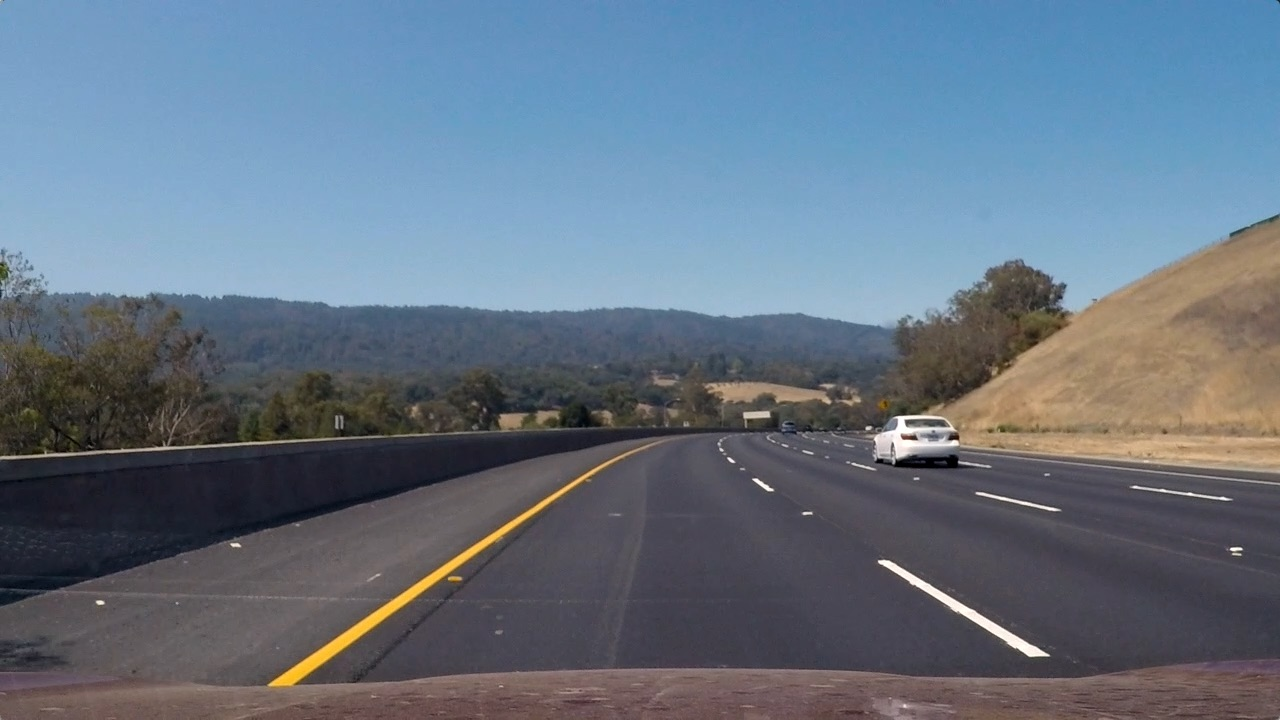
#> input picture lane_detection2/test/test3.jpg, 1280 x 720 px; the run also reads 1 picture not shown here
$ python main.py
#> lines starting #> are read from the running program, lines starting #| are printed output that depends on the picture; after the words box and inside, x2 and y2 are one past the last pixel; in counts of white or black regions, pixels touching at a corner belong together
### lane_detection2/preprocessing.py
import cv2
import numpy as np


def gray(image):
    return cv2.cvtColor(image, cv2.COLOR_BGR2GRAY)


def warp(image, draw_lines=False):
    height = image.shape[0]
    width = image.shape[1]

    #             szerokość wysokość
    src = np.float32([(550, 460),
                      (150, 720),
                      (1200, 720),
                      (770, 460)])

    dst = np.float32([(100, 0),
                      (100, 720),
                      (1100, 720),
                      (1100, 0)])

    # src = np.float32([[200, 460], [1150, 460], [436, 220], [913, 220]])
    # dst = np.float32([[300, 720], [1000, 720], [400, 0], [1200, 0]])

    if draw_lines:
        copy = np.copy(image)
        for i in range(src.shape[0]):
            x = src[i][0]
            y = src[i][1]
            if not i == src.shape[0]-1:
                x_1 = src[i+1][0]
                y_1 = src[i+1][1]
            else:
                x_1 = src[0][0]
                y_1 = src[0][1]
            text = cv2.putText(copy, f'{x}, {y}', (int(x-100), int(y-15)), cv2.FONT_HERSHEY_COMPLEX, 1, (255, 255, 255),
                               2, cv2.LINE_AA)
            copy = cv2.circle(text, (x, y), radius=0, color=(0, 0, 255), thickness=10)
            line = cv2.line(copy, (x, y), (x_1, y_1), color=(0, 255, 0), thickness=3)
        # cv2.imshow('outout', line)

    M = cv2.getPerspectiveTransform(src, dst)

    M_inv = cv2.getPerspectiveTransform(dst, src)

    warp = cv2.warpPerspective(image, M, (width, height), flags=cv2.INTER_LINEAR)
    # output_front = cv2.warpPerspective(image, M_inv, (width, height), flags=cv2.INTER_LINEAR)

    return warp, M_inv


def threshold(image):
    # ret, image = cv2.threshold(image, 170, 225, cv2.THRESH_BINARY)
    (ret, image) = cv2.threshold(image, 0, 225, cv2.THRESH_BINARY | cv2.THRESH_OTSU)
    if not ret:
        print('Error in threshold value')
    else:
        return image


image = cv2.imread('test/test3.jpg')
#> image is the input picture: shape (720, 1280, 3); mean B, G, R 130.7, 115.3, 101.1
image = cv2.flip(image, 1)
frame, inv_M = warp(image, True)
#> after the loop in warp, `for i in range(src.shape[0]):`:
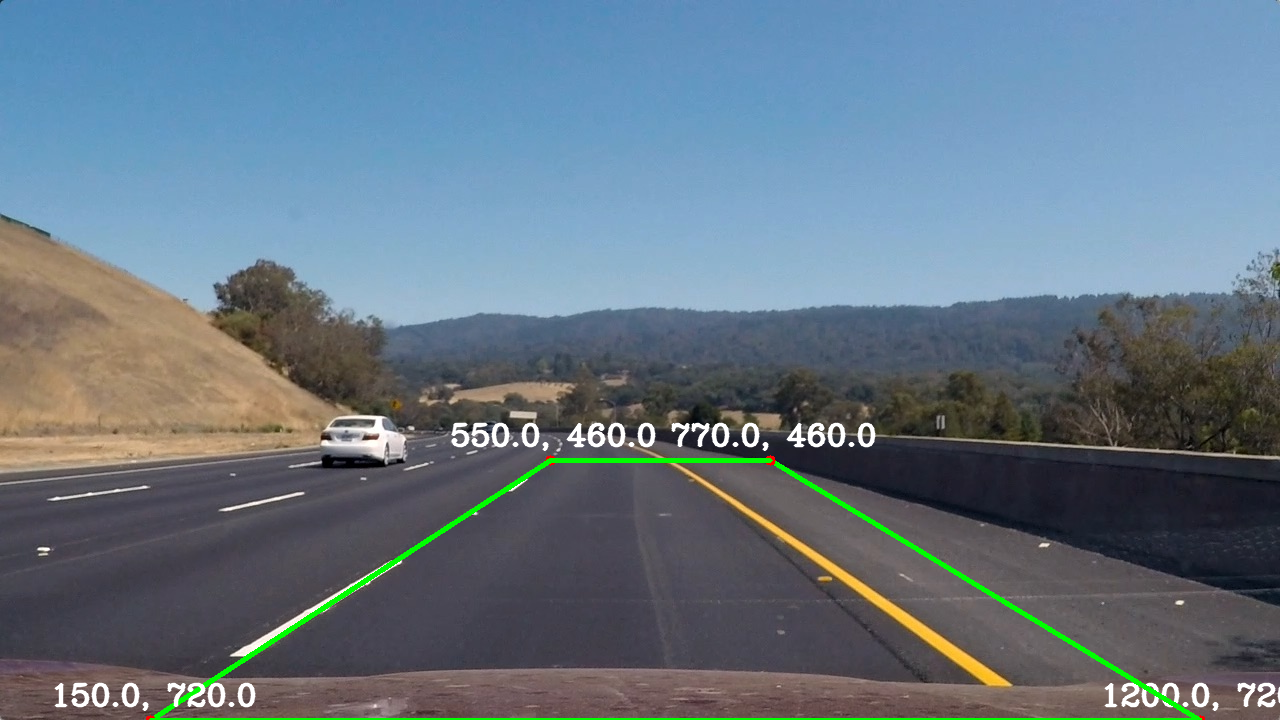
#> copy: shape (720, 1280, 3); mean B, G, R 131.1, 118, 101.4
#> inv_M = [[0.22, -0.72, 528], [-3.1e-16, -0.429, 460], [-6.65e-19, -0.0011, 1]]
# cv2.imshow('frame', frame)
gray_img = gray(frame)
threshold_img = threshold(gray_img)
#> in threshold, `(ret, image) = cv2.threshold(image, 0, 225, cv2.THRESH_BINARY | cv2.TH..`:
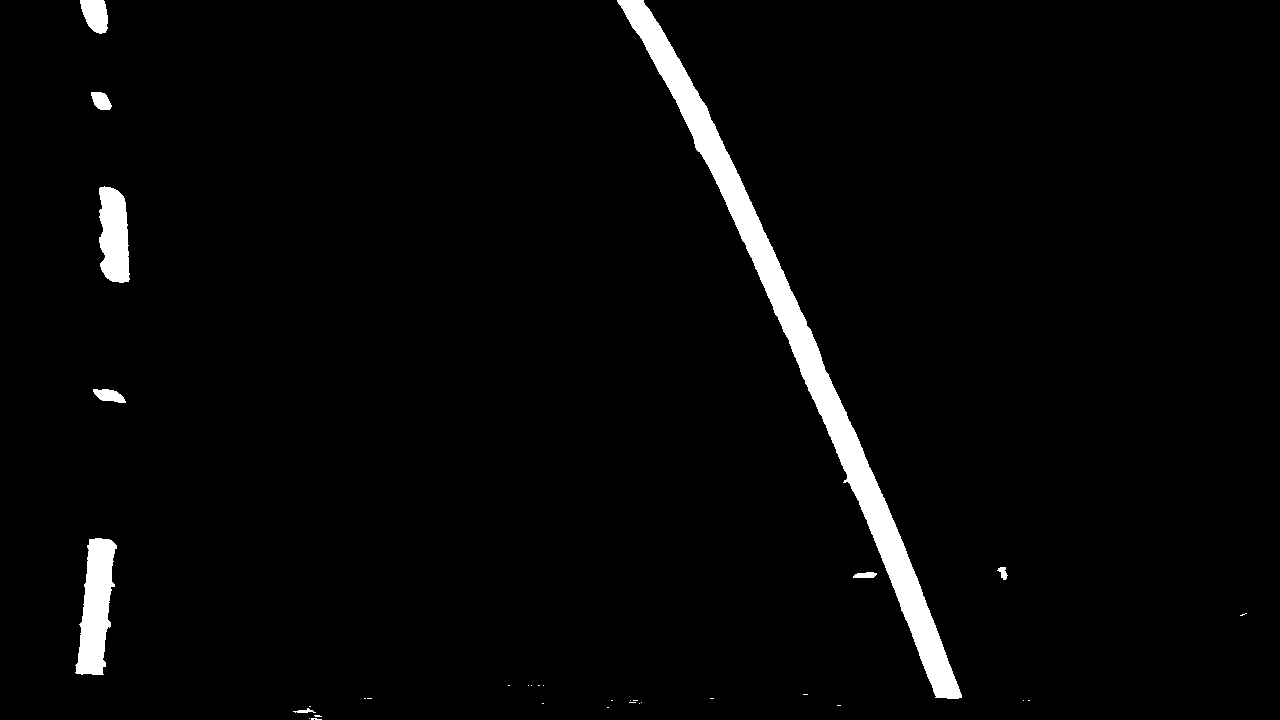
#> image: shape (720, 1280); values 0 (black) and 225 (white), 2.9% white; 34 white regions (25 under 20 px), largest, box (x1, y1, x2, y2) and area: (617, 0, 962, 699) 18948, (75, 538, 117, 675) 3593, (99, 186, 130, 283) 2414
#> in threshold, `(ret, image) = cv2.threshold(image, 0, 225, cv2.THRESH_BINARY | cv2.TH..`: ret = 136
# cv2.imshow('threshold', threshold)
cv2.imwrite('test/threshold.png', threshold_img)
with open('test/threshold.npy', 'wb') as file:
    np.save(file, threshold_img)
cv2.waitKey(0)

### lane_detection2/camerCalibration.py
import os
import cv2
import glob
import random
import numpy as np

# [13 lines of commented-out code are left out]

fname = r'C:\Users\Maciej\PycharmProjects\Road_Signs_Classification\lane_detection2\camera_cal\*.jpg'

# def pointExtractor(fname):
objp = np.zeros((9*6, 3), np.float32)
objp[:, :2] = np.mgrid[0:9, 0:6].T.reshape(-1, 2)

# lokalizacja narożników irl
objpoints = []
# właściwa lokalizacja naróżników po odkształceniu
imgpoints = []

images = glob.glob(fname)

for image in images:
    img = cv2.imread(image)
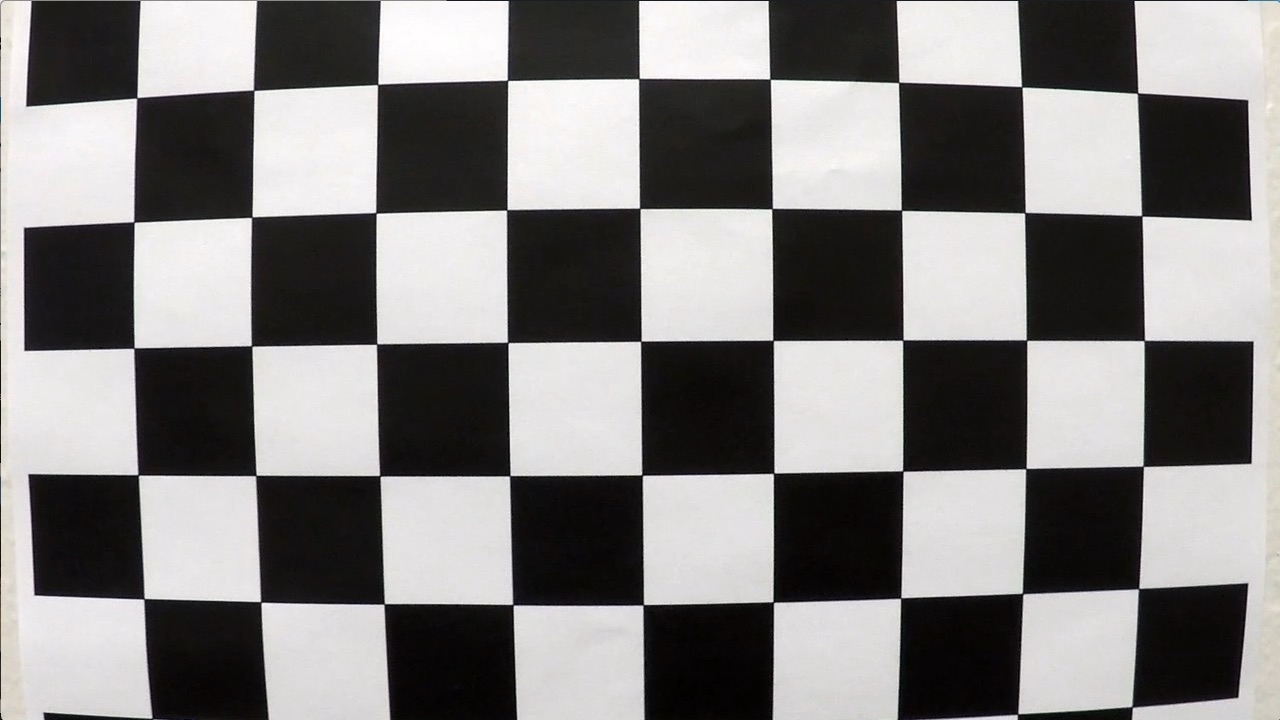
#> input picture lane_detection2/camera_cal/calibration1.jpg, 1280 x 720 px
#> img is the input picture: shape (720, 1280, 3); mean B, G, R 127.8, 128.4, 130.1
    gray = cv2.cvtColor(img, cv2.COLOR_BGR2GRAY)
    ret, corners = cv2.findChessboardCorners(gray, (9, 6), None)
#> ret = False; corners = None

    if ret:
        objpoints.append(objp)
        imgpoints.append(corners)

        # corners2 = cv2.cornerSubPix(gray, corners, (15, 15), (-1, -1), criteria)

        cv2.drawChessboardCorners(img, (9, 6), corners, ret)
        # [7 lines of commented-out code are left out]
image = cv2.imread('camera_cal/calibration11.jpg')

gray = cv2.cvtColor(image, cv2.COLOR_BGR2GRAY)
shape = (image.shape[0], image.shape[1])

ret, mtx, dist, _, _ = cv2.calibrateCamera(objpoints, imgpoints, shape, None, None)
undistorted = cv2.undistort(image, mtx, dist, None, mtx)
# return undistorted

cv2.imshow('image', undistorted)
cv2.waitKey(0)


# [9 lines of commented-out code are left out]

### lane_detection2/laneDetection.py
import cv2
import numpy as np
import matplotlib.pyplot as plt
from preprocessing import warp, gray, threshold

def find_lane_pixels(image):
    # Sumowanie pikseli z połowy obrazu względem osi pionowej.
    # np.sum([[0, 1],
    #         [0, 5]], axis=0)
    # >> array([0, 6])
    histogram = np.sum(image[image.shape[0]//2:, :], axis=0)

    # Ustawianie zdjęć w stos względem głębokości. Na jednym kanale nie było by widać kolorowych prostokątów.
    out_img = np.dstack((image, image, image)) * 255
    # print(out_img.shape)

    # Punkty przesuwającego się okna
    midpoint = int(histogram.shape[0] // 2)
    # Największ wartość wykryta od początku do środka (lewa linia)
    leftx_base = np.argmax(histogram[:midpoint])
    # Największ wartość wykryta od środka do końca (prawa linia)
    rightx_base = np.argmax(histogram[midpoint:])+midpoint
    # Image
    #  _______________________________________
    # |                                       |
    # | leftx_base    midpoint    rightx_base |
    # |_______________________________________|
    # print(leftx_base, '-', midpoint, '-', rightx_base)

    # Liczba okien
    nwindows = 9
    # Margines
    margin = 100

    minpix = 50

    window_height = int(image.shape[0] // nwindows)

    nonzero = image.nonzero()
    nonzeroy = np.array(nonzero[0])
    nonzerox = np.array(nonzero[1])
    # print(len(nonzero[1]), '\n')

    leftx_current = leftx_base
    rightx_current = rightx_base

    left_lane_inds = []
    right_lane_inds = []

    # Prostokąty, narazie wszystkie są równe w pionie
    for window in range(nwindows):
        win_y_low = image.shape[0] - (window+1) * window_height
        win_y_high = image.shape[0] - window * window_height
        win_xleft_low = leftx_current - margin
        win_xleft_high = leftx_current + margin
        win_xright_low = rightx_current - margin
        win_xright_high = rightx_current + margin

        cv2.rectangle(out_img, (win_xleft_low, win_y_low), (win_xleft_high, win_y_high), (0, 255, 0), 4)
        cv2.rectangle(out_img, (win_xright_low, win_y_low), (win_xright_high, win_y_high), (0, 255, 0), 4)

        # Indeksy niezerowych pikseli wewnątrz okna
        # Tam gdzie nonzeroy są większe lub równe dolnej ganicy okna i mniejsze od górnej, tak samo nonzerox. Zwraca
        # Fałsz lub Prawdę (0 lub 1),  za pomocą nonzero wybiera się tylko 1.
        good_left_inds = ((nonzeroy >= win_y_low) & (nonzeroy < win_y_high) & (nonzerox >= win_xleft_low) &
                          (nonzerox < win_xleft_high)).nonzero()[0]
        good_right_inds = ((nonzeroy >= win_y_low) & (nonzeroy < win_y_high) & (nonzerox >= win_xright_low) &
                           (nonzerox < win_xright_high)).nonzero()[0]

        # Przypisanie indeksów do listy spoza pętli. Tworzy się lista list, trzeba ją potem połączyć.

        left_lane_inds.append(good_left_inds)
        right_lane_inds.append(good_right_inds)

        # Jeżeli liczba znalezionych pikseli jest większa niż założona wartość (50px) wtedy granice okna się aktualizują.
        # Zachodzi to tak, że niezerowe piksele z orginalnego obrazu o indeksach niezerowych pikseli z okna są uśredniane.
        # Wszystko się dzieje w osi x bo okna są przesuwane tylko w poziomie, w pionie mają stałą wartość.
        if len(good_left_inds) > minpix:
            leftx_current = int(np.mean(nonzerox[good_left_inds]))
        if len(good_right_inds) > minpix:
            rightx_current = int(np.mean(nonzerox[good_right_inds]))

    # Lączenie listy list
    try:
        left_lane_inds = np.concatenate(left_lane_inds)
        right_lane_inds = np.concatenate(right_lane_inds)
    except AttributeError:
        pass

    # Wyciągnięcie pikseli przedstawiających linie ze zdjęcia
    leftx = nonzerox[left_lane_inds]
    rightx = nonzerox[right_lane_inds]
    lefty = nonzeroy[left_lane_inds]
    righty = nonzeroy[right_lane_inds]

    return leftx, lefty, rightx, righty, out_img

# find_lane_pixels(image)

# np.polyfit – Fit a polynomial p(x) = p[0] * x**deg + ... + p[deg] of degree deg to points (x, y).
# Aproksymacja zbioru danych linią. Jeżeli stopień będzie określony na 2 zwróci współczynniki równania kwadratowego
# y=ax^2+bx+c – zwróci a, b i c
# Ma to na celu ukierunkowanie dalszego wyszukiwanie w dobrze znanych obszarach, czyli prostokątach.
def fit_poly(img_shape, leftx, lefty, rightx, righty):
    left_fit = np.polyfit(lefty, leftx, 2)
    right_fit = np.polyfit(righty, rightx, 2)
    # Zakres zbioru danych
    ploty = np.linspace(0, img_shape[0]-1, img_shape[0])
    # Równanie kwadratowe
    left_fitx = left_fit[0] * ploty ** 2 + left_fit[1] * ploty + left_fit[2]
    right_fitx = right_fit[0] * ploty ** 2 + right_fit[1] * ploty + right_fit[2]

    return left_fitx, right_fitx, ploty

def search_around_poly(image):
    # Te wartości trzeba zdefiniować jeszcze raz bo są w innej funkcji
    margin = 100

    nonzero = image.nonzero()
    nonzeroy = np.array(nonzero[0])
    nonzerox = np.array(nonzero[1])

    leftx, lefty, rightx, righty, out_img = find_lane_pixels(image)

    # Ukierunkowane wyszukiwanie
    if (len(leftx) == 0 or len(rightx) == 0) or (len(righty) == 0 or len(lefty) == 0):
        out_img = np.dstack((image, image, image))*255
        left_curverad = 0
        right_curverad = 0
        print('0')

    else:
        left_fit = np.polyfit(lefty, leftx, 2)
        right_fit = np.polyfit(righty, rightx, 2)

        left_lane_inds = ((nonzerox > (left_fit[0] * (nonzeroy ** 2) + left_fit[1] * nonzeroy + left_fit[2] - margin)) &
                          (nonzerox < (left_fit[0] * (nonzeroy ** 2) + left_fit[1] * nonzeroy + left_fit[2] + margin)))

        right_lane_inds = ((nonzerox > (right_fit[0] * (nonzeroy ** 2) + right_fit[1] * nonzeroy + right_fit[2] - margin)) &
                           (nonzerox < (right_fit[0] * (nonzeroy ** 2) + right_fit[1] * nonzeroy + right_fit[2] + margin)))

        left_left_poly = left_fit[0] * (nonzeroy ** 2) + left_fit[1] * nonzeroy + left_fit[2] + margin/2
        right_left_poly = left_fit[0] * (nonzeroy ** 2) + left_fit[1] * nonzeroy + left_fit[2] - margin/2

        left_right_poly = right_fit[0] * (nonzeroy ** 2) + right_fit[1] * nonzeroy + right_fit[2] + margin/2
        right_right_poly = right_fit[0] * (nonzeroy ** 2) + right_fit[1] * nonzeroy + right_fit[2] - margin/2


        leftx = nonzerox[left_lane_inds]
        lefty = nonzeroy[left_lane_inds]
        rightx = nonzerox[right_lane_inds]
        righty = nonzeroy[right_lane_inds]

        print(np.array_equal(leftx, nonzeroy))

        left_fitx, right_fitx, ploty = fit_poly(image.shape, leftx, lefty, rightx, righty)

        ax = plt.subplot()
        ax.scatter(leftx, -lefty, c='g')
        ax.scatter(rightx, -righty, c='r')
        ax.plot(left_left_poly, -nonzeroy, c='b')
        ax.plot(right_left_poly, -nonzeroy, c='b')
        ax.plot(left_right_poly, -nonzeroy, c='m')
        ax.plot(right_right_poly, -nonzeroy, c='m')
        ax.plot(left_fitx, -ploty, c='c')
        ax.plot(right_fitx, -ploty, c='c')

        plt.show()

        # Konwersja wartości pikseli na dane rzeczywiste, założono długóśc równą 30m, a szerokość 3.7m
        ym_per_px = 30 / 720 # metry na piksel w osi y
        xm_per_px = 3.7 / 650  # metry na piksel w osi x

        # Obliczanie krzywizny
        left_fit_cr = np.polyfit(ploty * ym_per_px, left_fitx * xm_per_px, 2)
        right_fit_cr = np.polyfit(ploty * ym_per_px, right_fitx * xm_per_px, 2)
        y_eval = np.max(ploty)


        # Promień krzywsizny:
        # R = ((1 + (dy/dx) ** 2) ** 3/2) / (d2y/dx2)
        # y = ax ** 2 + bx + c
        # dy/dx = 2*ax + b
        # d2y/dx2 = 2*a
        left_curverad = ((1 + (2 * left_fit_cr[0] * y_eval * ym_per_px + left_fit_cr[1]) ** 2) ** 1.5) / \
                        np.absolute(2 * left_fit_cr[0])
        right_curverad = ((1 + (2 * right_fit_cr[0] * y_eval * ym_per_px + right_fit_cr[1]) ** 2) ** 1.5) / \
                         np.absolute(2 * right_fit_cr[0])

        # Wizualizacja
        out_img = np.dstack((image, image, image)) * 255
        window_img = np.zeros_like(out_img)
        # Linie w kolorze
        out_img[nonzeroy[left_lane_inds], nonzerox[left_lane_inds]] = [255, 0, 0]
        out_img[nonzeroy[right_lane_inds], nonzerox[right_lane_inds]] = [255, 0, 0]

        left = np.array([np.transpose(np.vstack([left_fitx, ploty]))])
        right = np.array([np.flipud(np.transpose(np.vstack([right_fitx, ploty])))])
        points = np.hstack((left, right))
        out_img = cv2.fillPoly(out_img, np.int_(points), (0, 255, 0))

    return out_img, left_curverad, right_curverad


with open(r'test/threshold.npy', 'rb') as file:
    image = np.load(file, allow_pickle=True)

# [8 lines of commented-out code are left out]

leftx, lefty, rightx, righty, lanes = find_lane_pixels(image)
img_shape = image.shape
left_fitx, right_fitx, ploty = fit_poly(img_shape, leftx, lefty, rightx, righty)
out_img, left_curverad, right_curverad = search_around_poly(image)
#> in search_around_poly, `nonzero = image.nonzero()`: nonzero = 26590 positions, rows 0 to 719, columns 75 to 1246
#> the loop in find_lane_pixels (call 2), `for window in range(nwindows):` made 9 passes
#> (win_xleft_low, win_xleft_high, win_xright_low, win_xright_high, leftx_current, rightx_current) on passes 1, 2, 3, 5, 6, 7, 8, 9: (2, 202, 820, 1020, 90, 937), (-10, 190, 837, 1037, 96, 912), (-4, 196, 812, 1012, 100, 878), (0, 200, 744, 944, 107, 808), (7, 207, 708, 908, 115, 773), (15, 215, 673, 873, 112, 736), (12, 212, 636, 836, 100, 697), (0, 200, 597, 797, 95, 653)
print(left_curverad, right_curverad)
cv2.imshow('image', image)
cv2.imshow('lanes', lanes)
cv2.imshow('poly', out_img)
cv2.waitKey(0)

### lane_detection2/main.py
import cv2
import preprocessing
import camerCalibration
import laneDetection
from moviepy.editor import VideoFileClip


def calibrate():
    fname = r'C:\Users\Maciej\PycharmProjects\Road_Signs_Classification\lane_detection2\camera_cal\*.jpg'
    objpoints, imgpoints = camerCalibration.pointExtractor(fname)
    return objpoints, imgpoints


def pipeline(frame):
    image = frame

    objpoints, imgpoints = calibrate()
    frame = camerCalibration.camerCalibration(objpoints, imgpoints, frame)

    frame, invM = preprocessing.warp(frame)
    frame = preprocessing.gray(frame)
    frame = preprocessing.threshold(frame)

    frame, left_curverad, right_curverad = laneDetection.search_around_poly(frame)
    frame = cv2.warpPerspective(frame, invM, (frame.shape[1], frame.shape[0]), flags=cv2.INTER_LINEAR)
    # nakładanie przetworzonego obrazu na orginalny
    frame = cv2.addWeighted(frame, 0.3, image, 0.7, 0)

    curvature = (left_curverad+right_curverad) / 2
    car_position = image.shape[1]

    center = (abs(car_position-curvature)*(3.7/650))/10
    curvature = 'Radius of curvature ' + str(round(curvature, 2))
    center = str(round(center, 3)) + 'm away from center'

    frame = cv2.putText(frame, curvature, (frame.shape[0]//2, 50), cv2.FONT_HERSHEY_COMPLEX, 1, (255, 255, 255), 2, cv2.LINE_AA)
    frame = cv2.putText(frame, center, (frame.shape[0]//2, 100), cv2.FONT_HERSHEY_COMPLEX, 1, (255, 255, 255), 2, cv2.LINE_AA)

    return frame


frame = cv2.imread('test/straight_lines2.jpg')
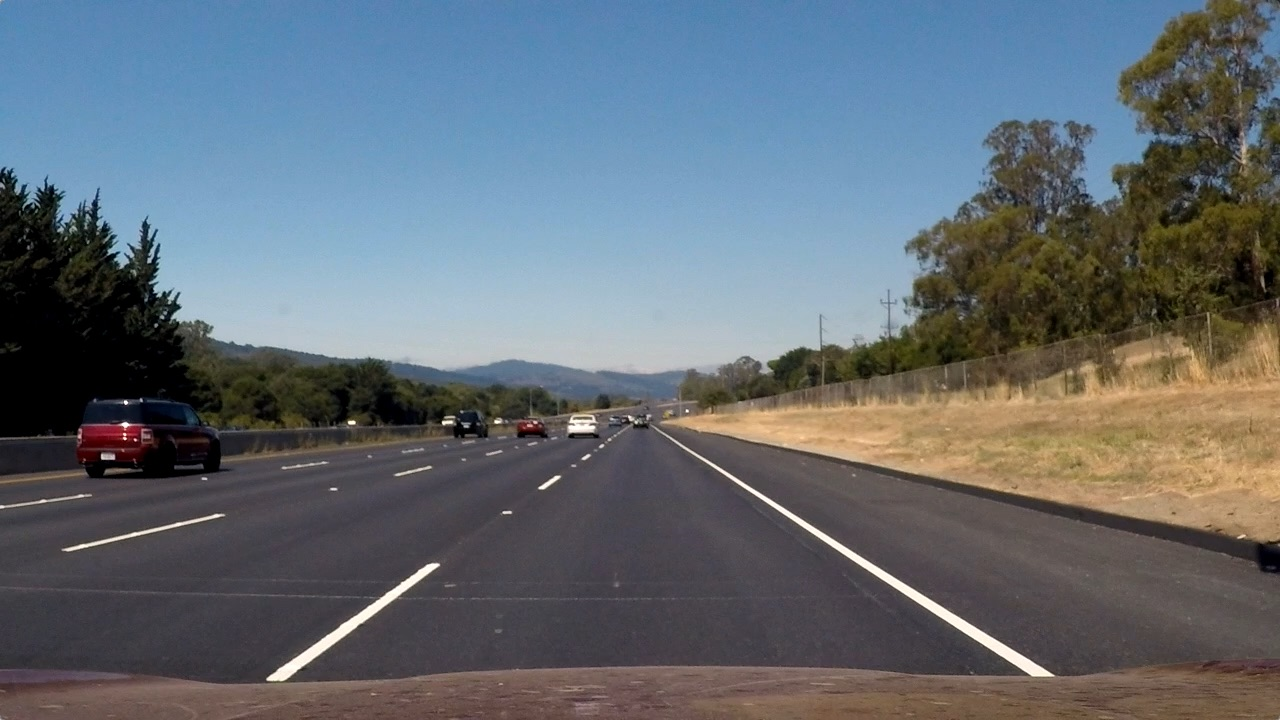
#> input picture lane_detection2/test/straight_lines2.jpg, 1280 x 720 px
#> frame is the input picture: shape (720, 1280, 3); mean B, G, R 115.1, 107.7, 99.4
#> (the run stopped early here; a loop or call above may not have finished)
